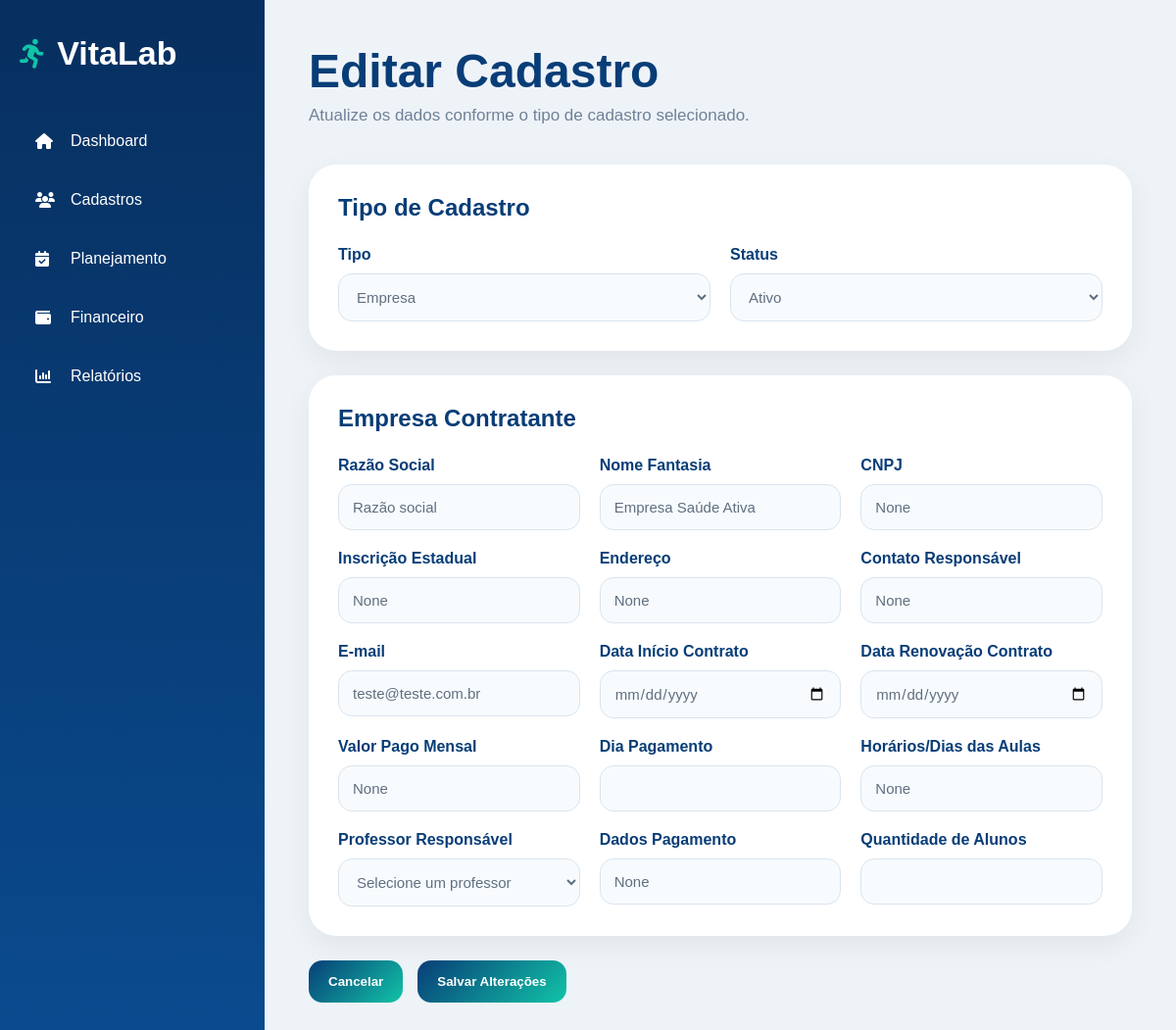
/editar-cadastro/1, run on the app's committed database.
### tables this page shows
CREATE TABLE cadastros (
    id INTEGER PRIMARY KEY AUTOINCREMENT,
    tipo TEXT NOT NULL,
    status TEXT NOT NULL,

    razao_social TEXT,
    nome_fantasia TEXT,
    cnpj TEXT,
    inscricao_estadual TEXT,
    endereco TEXT,
    contato_responsavel TEXT,
    email TEXT,
    data_inicio_contrato TEXT,
    data_renovacao_contrato TEXT,
    valor_mensal TEXT,
    dia_pagamento TEXT,
    horarios_aulas TEXT,
    professor_responsavel TEXT,
    dados_pagamento TEXT,
    quantidade_alunos TEXT,

    nome_professor TEXT,
    cpf TEXT,
    registro_mei TEXT,
    registro_cref TEXT,
    empresas_vinculadas TEXT,
    valor_pagamento TEXT
, professor_responsavel_id INTEGER);

### app.py (the view, shortened to what this page needs)
@app.route("/editar-cadastro/<int:id>", methods=["GET", "POST"])
def editar_cadastro(id):
    conexao = conectar_banco()
    cadastro = conexao.execute(
        "SELECT * FROM cadastros WHERE id = ?",
        (id,)
    ).fetchone()
    professores = conexao.execute("""
    SELECT id, nome_professor
    FROM cadastros
    WHERE tipo = 'Professor'
    """).fetchall()
    conexao.close()
    return render_template(
    "editar-cadastro.html",
    cadastro=cadastro,
    professores=professores
)

### app.py (called while the page is built)
def conectar_banco():
    conexao = sqlite3.connect("vitalab.db")
    conexao.row_factory = sqlite3.Row
    return conexao

### templates/editar-cadastro.html (shortened to what this page needs)
<!DOCTYPE html>
<html lang="pt-br">
<head>
<link rel="stylesheet" href="{{ url_for('static', filename='style.css') }}">
<link rel="stylesheet" href="https://cdnjs.cloudflare.com/ajax/libs/font-awesome/6.5.1/css/all.min.css">
</head>
<body class="system-page">
<div class="sidebar">
    <div class="sidebar-logo">
        <i class="fa-solid fa-person-running"></i>
        <h2>VitaLab</h2>
    </div>
    <ul class="sidebar-menu">
        <li><a href="/dashboard"><i class="fa-solid fa-house"></i>Dashboard</a></li>
        <li><a href="/cadastros"><i class="fa-solid fa-users"></i>Cadastros</a></li>
        <li><a href="/planejamento"><i class="fa-solid fa-calendar-check"></i>Planejamento</a></li>
        <li><a href="/financeiro"><i class="fa-solid fa-wallet"></i>Financeiro</a></li>
        <li><a href="/relatorios"><i class="fa-solid fa-chart-column"></i>Relatórios</a></li>
    </ul>
</div>
<div class="content-area">
    <div class="topbar">
        <h1>Editar Cadastro</h1>
        <p>Atualize os dados conforme o tipo de cadastro selecionado.</p>
    </div>
    <form method="POST" action="/editar-cadastro/{{ cadastro['id'] }}">
        <div class="form-card">
            <div class="table-header">
                <h2>Tipo de Cadastro</h2>
            </div>
            <div class="form-grid">
                <div>
                    <label>Tipo</label>
                    <select name="tipo" id="tipoCadastro" onchange="alternarTipoCadastro()">
                        <option value="Empresa" {% if cadastro['tipo'] == 'Empresa' %}selected{% endif %}>Empresa</option>
                    </select>
                </div>
                <div>
                    <label>Status</label>
                    <select name="status">
                        <option value="Ativo" {% if cadastro['status'] == 'Ativo' %}selected{% endif %}>Ativo</option>
                    </select>
                </div>
            </div>
        </div>
        <div class="form-card" id="camposEmpresa">
            <div class="table-header">
                <h2>Empresa Contratante</h2>
            </div>
            <div class="form-grid">
                <div>
                    <label>Razão Social</label>
                    <input type="text" name="razao_social" value="{{ cadastro['razao_social'] }}">
                </div>
                <div>
                    <label>Nome Fantasia</label>
                    <input type="text" name="nome_fantasia" value="{{ cadastro['nome_fantasia'] }}">
                </div>
                <div>
                    <label>CNPJ</label>
                    <input type="text" name="cnpj" value="{{ cadastro['cnpj'] }}">
                </div>
                <div>
                    <label>Inscrição Estadual</label>
                    <input type="text" name="inscricao_estadual" value="{{ cadastro['inscricao_estadual'] }}">
                </div>
                <div>
                    <label>Endereço</label>
                    <input type="text" name="endereco" value="{{ cadastro['endereco'] }}">
                </div>
                <div>
                    <label>Contato Responsável</label>
                    <input type="text" name="contato_responsavel" value="{{ cadastro['contato_responsavel'] }}">
                </div>
                <div>
                    <label>E-mail</label>
                    <input type="email" name="email" value="{{ cadastro['email'] or '' }}">
                </div>
                <div>
                    <label>Data Início Contrato</label>
                    <input type="date" name="data_inicio_contrato" value="{{ cadastro['data_inicio_contrato'] }}">
                </div>
                <div>
                    <label>Data Renovação Contrato</label>
                    <input type="date" name="data_renovacao_contrato" value="{{ cadastro['data_renovacao_contrato'] }}">
                </div>
                <div>
                    <label>Valor Pago Mensal</label>
                    <input type="text" name="valor_mensal" value="{{ cadastro['valor_mensal'] }}">
                </div>
                <div>
                    <label>Dia Pagamento</label>
                    <input type="number" name="dia_pagamento" value="{{ cadastro['dia_pagamento'] }}">
                </div>
                <div>
                    <label>Horários/Dias das Aulas</label>
                    <input type="text" name="horarios_aulas" value="{{ cadastro['horarios_aulas'] }}">
                </div>
                <div>
                    <label>Professor Responsável</label>
                    <select name="professor_responsavel_id">
                        <option value="">Selecione um professor</option>
                    </select>
                </div>
                <div>
                    <label>Dados Pagamento</label>
                    <input type="text" name="dados_pagamento" value="{{ cadastro['dados_pagamento'] }}">
                </div>
                <div>
                    <label>Quantidade de Alunos</label>
                    <input type="number" name="quantidade_alunos" value="{{ cadastro['quantidade_alunos'] }}">
                </div>
            </div>
        </div>
        <div class="action-buttons">
            <a href="/visualizacao-cadastro/{{ cadastro['id'] }}">
                <button type="button" class="secondary-button">Cancelar</button>
            </a>
            <input type="submit" class="secondary-button" value="Salvar Alterações">
        </div>
    </form>
</div>
</body>
</html>

### static/style.css (style rules this page uses)
* { margin: 0; padding: 0; box-sizing: border-box; font-family: Arial, Helvetica, sans-serif; }
body { background: #eef3f8; }
a { text-decoration: none; }
.system-page { min-height: 100vh; display: flex; background: #eef3f8; }
.sidebar { width: 270px; min-height: 100vh; background: linear-gradient(180deg, #072f5f, #0a4b8f); padding: 35px 20px; }
.sidebar-logo { display: flex; align-items: center; color: white; margin-bottom: 45px; }
.sidebar-logo i { font-size: 30px; margin-right: 12px; color: #11c4a7; }
.sidebar-logo h2 { font-size: 34px; }
.sidebar-menu { list-style: none; }
.sidebar-menu li { margin-bottom: 10px; }
.sidebar-menu a { display: flex; align-items: center; padding: 16px; border-radius: 16px; color: white; font-weight: 500; }
.sidebar-menu i { width: 24px; margin-right: 12px; }
.content-area { flex: 1; padding: 45px; }
.topbar { margin-bottom: 40px; }
.topbar h1 { color: #083d77; font-size: 48px; margin-bottom: 8px; }
.topbar p { color: #708198; font-size: 17px; }
.table-header { display:flex; justify-content:space-between; align-items:center; margin-bottom:25px; }
.table-header h2 { color:#083d77; }
.secondary-button { border:none; padding:14px 20px; border-radius:14px; background:linear-gradient(135deg,#083d77,#11c4a7); color:white; cursor:pointer; font-weight:bold; }
.action-buttons { margin-top:30px; display:flex; gap:15px; }
.form-card { background:white; border-radius:28px; padding:30px; box-shadow:0 10px 30px rgba(0,0,0,0.06); margin-bottom:25px; }
.form-grid { display:grid; grid-template-columns:repeat(auto-fit,minmax(240px,1fr)); gap:20px; }
.form-grid label { display:block; margin-bottom:10px; color:#083d77; font-weight:bold; }
.form-grid input { width:100%; padding:14px; border-radius:14px; border:1px solid #d9e4ef; background:#f8fbfd; outline:none; color:#5f6f81; }
.action-buttons { display:flex; gap:15px; margin-top:25px; }
.form-grid input, .form-grid select, .form-grid textarea { width: 100%; padding: 14px; border-radius: 14px; border: 1px solid #d9e4ef; background: #f8fbfd; outline: none; color: #5f6f81; font-size: 15px; }

### data on the page
cadastros: tipo "Empresa", status "Ativo", razao_social "Razão social", nome_fantasia "Empresa Saúde Ativa", cnpj "None", inscricao_estadual "None", endereco "None", contato_responsavel "None", email "teste@teste.com.br", valor_mensal "None", horarios_aulas "None", dados_pagamento "None"
